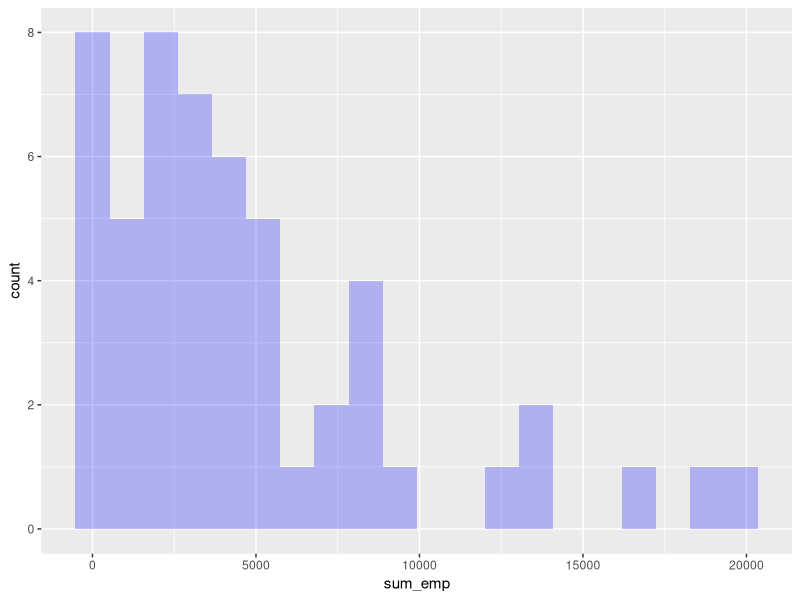

Reproduce this figure in R.
## ---- chunk 1
#| label: setup
#| warning: false
#| message: false

library(tidyverse)
library(ggplot2)

knitr::opts_chunk$set(echo = TRUE, warning=FALSE, message=FALSE)
## ---- chunk 2
Railroads <- read_csv("_data/railroad_2012_clean_county.csv", show_col_types = FALSE)
## ---- chunk 3
length(unique(Railroads$county))
Railroads %>%
  group_by(county) %>%
  summarize(n = n())
## ---- chunk 4
Railroads <- Railroads %>%
  unite('State and County', county:state, remove = FALSE)
## ---- chunk 5
Railroads %>%
  group_by(state) %>%
  summarise(sum_emp = sum(total_employees)) %>%
  ggplot(aes(x = sum_emp)) +
  geom_histogram(bins = 20, alpha = 0.25, fill = "blue")
